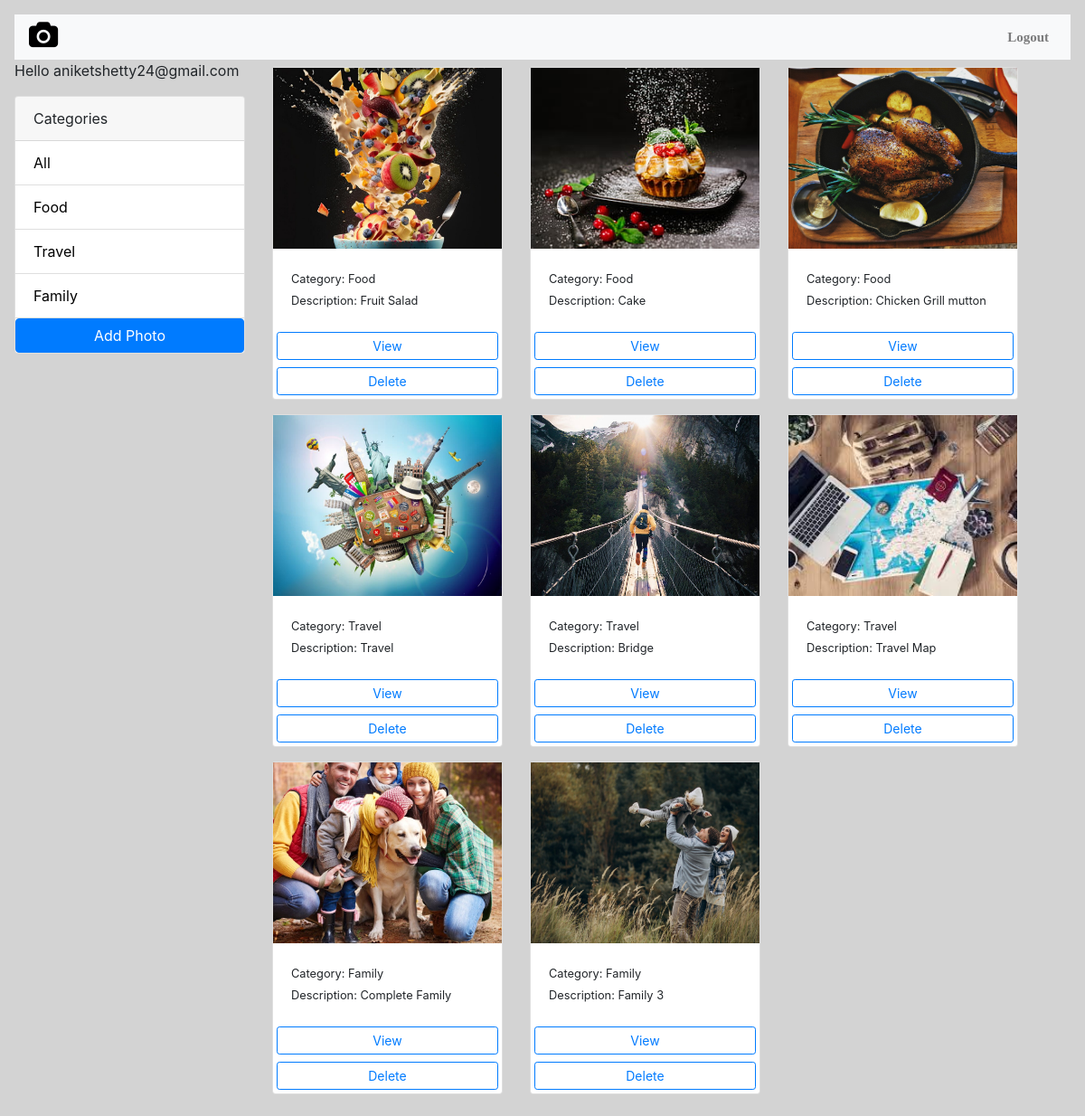
The app's page /gallery/ (signed in), older data.
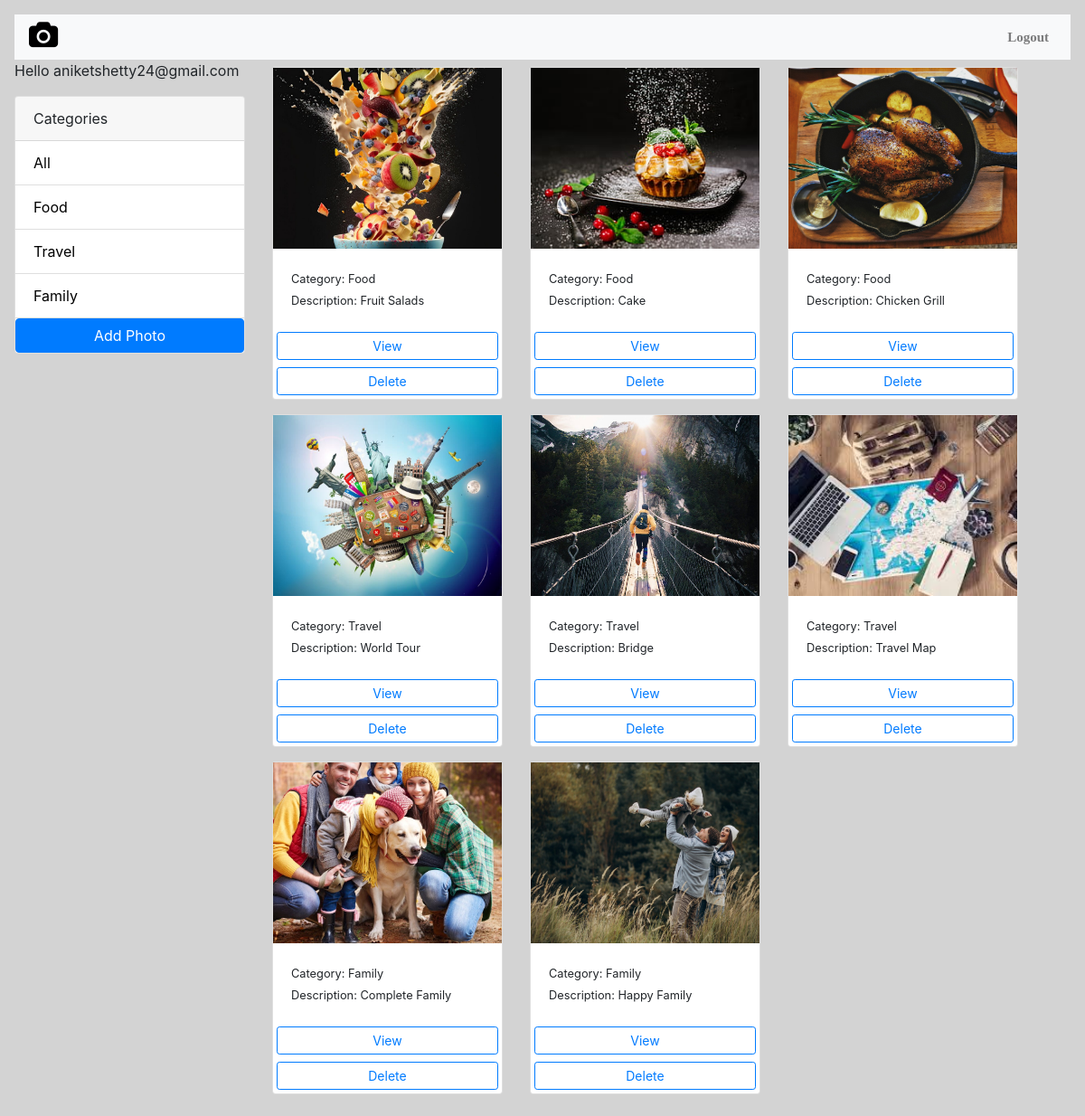
The same page, newer data.
### Photo_Album_Application/models.py (models this page shows, shortened)
class Photo(models.Model):
    class Meta:
        verbose_name = 'Photo'
        verbose_name_plural = 'Photos'
    category = models.ForeignKey(
        Category, on_delete=models.SET_NULL, null=True, blank=True)
    image = models.ImageField(null=False, blank=False)
    description = models.TextField()

class Category(models.Model):
    class Meta:
        verbose_name = 'Category'
        verbose_name_plural = 'Categories'
    user = models.ForeignKey(
        User, on_delete=models.SET_NULL, null=True, blank=True)
    name = models.CharField(max_length=100, null=False, blank=False)

### Photo_Album_Application/views.py (the view)
# urls.py: path('gallery/', views.gallery, name='gallery'),
def gallery(request):
    user = request.user
    print(user, " gallery")
    category = request.GET.get('category')
    if category == None:
        photos = Photo.objects.filter(category__user=user)
    else:
        photos = Photo.objects.filter(
            category__name=category, category__user=user)
    categories = Category.objects.filter(user=user)
    context = {'categories': categories, 'photos': photos}
    return render(request, 'gallery.html', context)

### Photo_Album_Application/templates/gallery.html (shortened to what this page needs)
<!DOCTYPE html>
<html lang="en">
<head>
    <link href="https://stackpath.bootstrapcdn.com/bootstrap/4.5.2/css/bootstrap.min.css" rel="stylesheet">
    <link rel="stylesheet" href="https://cdnjs.cloudflare.com/ajax/libs/font-awesome/4.7.0/css/font-awesome.min.css">
    <link href="https://stackpath.bootstrapcdn.com/bootstrap/4.5.2/css/bootstrap.min.css" rel="stylesheet">
    <link rel="stylesheet" href="https://cdnjs.cloudflare.com/ajax/libs/font-awesome/4.7.0/css/font-awesome.min.css">
    {% load static %}
</head>
<body>
    <nav class="navbar navbar-expand-lg navbar-light bg-light">
        <a class="navbar-brand" href=""><i class="fa fa-camera" style="font-size:30px;color:black"></i></a>
        <div class="collapse navbar-collapse" id="navbarNav">
            <ul class="navbar-nav ml-auto">
                <li class="nav-item active">
                <li class="nav-item">
                    <a class="nav-link" href="{% url 'home'%}"><b>Logout</b></a>
                </li>
            </ul>
        </div>
    </nav>
    <body class="m-3">
    <div class="container">
        <div class="row">
            <div class="col-md-3">
                {% if request.user.is_authenticated %}
                <p>Hello {{request.user}}</p>
                {% endif %}
                <div class="card my-3">
                    <div class="card-header">
                        Categories
                    </div>
                    <ul class="list-group list-group-flush">
                        <li class="list-group-item">
                            <a href="{% url 'gallery' %}">All</a>
                        </li>
                        {% for category in categories %}
                        <li class=" list-group-item">
                            <a href="{% url 'gallery' %}?category={{category.name}}">
                                {{category.name}}
                            </a>
                        </li>
                        {% endfor %}
                        <a href="{% url 'add' %}" class="btn btn-primary btn-block ">Add Photo</a>
                    </ul>
                </div>
            </div>
            <div class="col-md-9">
                <div class="row">
                    {% for photo in photos %}
                    <div class="col-md-4">
                        <div class="card my-2">
                            <img class="image-thumbail" src="{{photo.image.url}}" alt="Card image cap">
                            <div class="card-body">
                                <small>Category: {{photo.category.name}}</small>
                                <br>
                                <small>Description: {{photo.description}}</small>
                            </div>
                            <a href="{% url 'photo' photo.id %}" class="btn btn-outline-primary btn-sm m-1">View</a>
                            <a class="btn btn-outline-primary btn-sm m-1" onclick ="delete_photo({{photo.id}})">Delete</a>
                        </div>
                    </div>
                    {% empty %}
                    <h3>No photos</h3>
                    {% endfor %}
                </div>
            </div>
        </div>
    </div>
</body>
<link rel='stylesheet' href='https://cdn.jsdelivr.net/npm/sweetalert2@7.12.15/dist/sweetalert2.min.css'></link>
</html>

Row changes from the older to the newer data that the page shows:
changed Photo: description "Fruit Salad" → "Fruit Salads"
changed Photo: description "Chicken Grill mutton" → "Chicken Grill"
changed Photo: description "Travel" → "World Tour"
changed Photo: description "Family 3" → "Happy Family"
